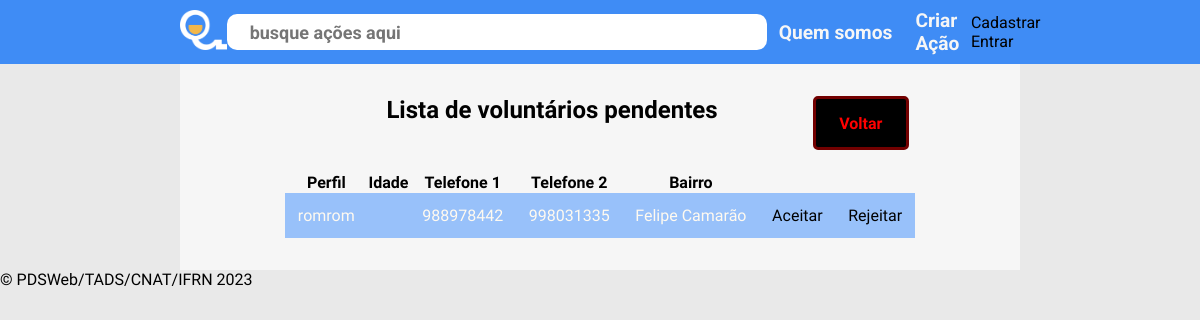
/base/pva/2, run on the app's committed database.
### base/models.py (models this page shows, shortened)
class Solicitacao(models.Model):
    class Status(models.TextChoices):
        EM_ESPERA = "ESP", _("Em espera")
        ACEITO = "ACC", _("Aceito")
        REJEITADO = "REJ", _("Rejeitado")
        PARTICIPOU = "PART", _("Participou")
    acao = models.ForeignKey(Acao, on_delete=models.CASCADE, default=1)
    voluntario = models.ForeignKey(Usuario, on_delete=models.CASCADE, default=1)
    status = models.CharField(max_length=4, choices=Status.choices, default=Status.EM_ESPERA)
    proprietario = models.ForeignKey(Proprietario, blank=True, null=True, on_delete=models.SET_NULL) # esse atributo representa a classe acima.

class Usuario(models.Model):
    user = models.OneToOneField(User, on_delete=models.CASCADE, default=1)
    telefone1 = models.CharField(max_length=11)
    telefone2 = models.CharField(max_length=11)
    cidade = models.CharField(max_length=15)
    bairro = models.CharField(max_length=15)
    data_nasc = models.DateTimeField('data de nascimento')
    bio = models.TextField()
    categoria = models.ManyToManyField(Categoria, blank=True)

### base/views.py (the view)
# urls.py: path('base/pva/<int:acao_id>', views.pva, name="prop-viz-acao"),
def pva(request, acao_id):
    acao = get_object_or_404(Acao, pk=acao_id)
    context = {'acao':acao}
    return render(request, 'base/pva.html', context)

### base/models.py (called while the page is built)
    def __str__(self):
        return self.nome

### base/templates/base/pva.html (shortened to what this page needs)
{% extends 'base/main.html' %}
{% load static %}
{% block csslinks %}
    <link rel="stylesheet" href="{% static 'base/css/pva.css' %}">
{% endblock csslinks %}
{% block conteudo %}
    <article>
        <div id="topoconteudo">
            <h1 id="titulopag">Lista de voluntários pendentes</h1>
            <div id="backbutton"> <div>Voltar</div>  </div>
        </div>
        <table>
            <tr>
                <th>Perfil</th>
                <th>Idade</th>
                <th>Telefone 1</th>
                <th>Telefone 2</th>
                <th>Bairro</th>
                <th></th>
            </tr>
            {% for solic in acao.solicitacao_set.all %}
            <tr>
                <td>
                    {{solic.voluntario.user}}
                </td>
                <td></td>
                <td>{{solic.voluntario.telefone1}}</td>
                <td>{{solic.voluntario.telefone2}}</td>
                <td>{{solic.voluntario.bairro}}</td>
                <td><a href="#">Aceitar</a></td>
                <td><a href="#">Rejeitar</a></td>
            {% endfor %}
        </table>
    </article>
{% endblock %}

### base/static/base/css/main.css (style rules this page uses)
:root { --p1: #3F8CF5; --b: #5CA0FF; --aux: #0B2F61; --aux2: #0b613d; --branco: #f6f6f6; --branco2: #e9e9e9; font-family: sniglet; }
a { text-decoration: none; color: black; }
body { background-color: var(--branco2); }
article { margin-top: 10em; background-color: var(--branco); width: 70%; margin: auto; padding: 2em 1em; }
a { text-decoration: none; padding: 0; width: min-content; }
#topoconteudo { display: flex; justify-content: space-evenly; }
#titulopag { margin-bottom: 2em; display: block; width: max-content; }
#backbutton { padding: 1.5em; background-color: black; color: red; border: 3px solid rgb(114, 0, 0); border-radius: 5px; font-weight: 900; width: 6em; height: 3em; display: flex; justify-content: center; align-items: center; }

### base/static/base/css/pva.css (style rules this page uses)
article { text-align: center; }
table { border-spacing: 0; margin: auto; }
table tr { border: 1px solid #6d8ab3; border-radius: 5px; }
table td { padding: .8em; background-color: #98C1FA; color: floralwhite; }

### base/static/base/css/topbar.css (style rules this page uses)
* { margin: 0; box-sizing: border-box; }

### data on the page
Solicitacao: voluntario.user "romrom", voluntario.telefone1 "988978442", voluntario.telefone2 "998031335", voluntario.bairro "Felipe Camarão"
